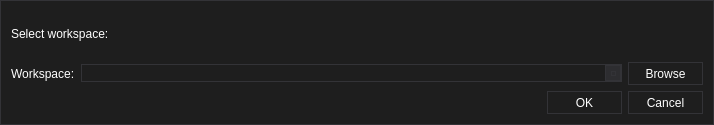
<?xml version="1.0" encoding="UTF-8"?>
<ui version="4.0">
 <class>WorkspaceSelectDialog</class>
 <widget class="QDialog" name="WorkspaceSelectDialog">
  <property name="geometry">
   <rect>
    <x>0</x>
    <y>0</y>
    <width>714</width>
    <height>125</height>
   </rect>
  </property>
  <property name="font">
   <font>
    <family>Arial</family>
   </font>
  </property>
  <property name="windowTitle">
   <string>Workspace</string>
  </property>
  <property name="windowIcon">
   <iconset resource="UIDesigner.qrc">
    <normaloff>:/UIDesigner/Resources/UI.png</normaloff>:/UIDesigner/Resources/UI.png</iconset>
  </property>
  <property name="styleSheet">
   <string notr="true">/*
	Copyright 2013 Emanuel Claesson

	Licensed under the Apache License, Version 2.0 (the &quot;License&quot;);
	you may not use this file except in compliance with the License.
	You may obtain a copy of the License at

		http://www.apache.org/licenses/LICENSE-2.0

	Unless required by applicable law or agreed to in writing, software
	distributed under the License is distributed on an &quot;AS IS&quot; BASIS,
	WITHOUT WARRANTIES OR CONDITIONS OF ANY KIND, either express or implied.
	See the License for the specific language governing permissions and
	limitations under the License.
*/

/*
	COLOR_DARK     = #1e1e1e
	COLOR_MEDIUM   = #2d2d30
	COLOR_MEDLIGHT = #333337
	COLOR_LIGHT    = #FFFFFF
	COLOR_ACCENT   = #3f3f46
*/

* {
	background: #1e1e1e;
	color: #FFFFFF;
	border: 1px solid #333337;
}

QWidget::item:selected {
	background: #3f3f46;
}

QCheckBox, QRadioButton {
	border: none;
}

QRadioButton::indicator, QCheckBox::indicator {
	width: 13px;
	height: 13px;
}

QRadioButton::indicator::unchecked, QCheckBox::indicator::unchecked {
	border: 1px solid #333337;
	background: none;
}

QRadioButton::indicator:unchecked:hover, QCheckBox::indicator:unchecked:hover {
	border: 1px solid #FFFFFF;
}

QRadioButton::indicator::checked, QCheckBox::indicator::checked {
	border: 1px solid #333337;
	background: #333337;
}

QRadioButton::indicator:checked:hover, QCheckBox::indicator:checked:hover {
	border: 1px solid #FFFFFF;
	background: #FFFFFF;
}

QGroupBox {
	margin-top: 6px;
}

QGroupBox::title {
	top: -7px;
	left: 7px;
}

QScrollBar {
	border: 1px solid #686868;
	background: #1e1e1e;
}

QScrollBar:horizontal {
	height: 15px;
	margin: 0px 0px 0px 32px;
}

QScrollBar:vertical {
	width: 15px;
	margin: 32px 0px 0px 0px;
}

QScrollBar::handle {
	background: #2d2d30;
	border: 1px solid #333337;
}

QScrollBar::handle:horizontal {
	border-width: 0px 1px 0px 1px;
}

QScrollBar::handle:vertical {
	border-width: 1px 0px 1px 0px;
}

QScrollBar::handle:horizontal {
	min-width: 20px;
}

QScrollBar::handle:vertical {
	min-height: 20px;
}

QScrollBar::add-line, QScrollBar::sub-line {
	background:#2d2d30;
	border: 1px solid #333337;
	subcontrol-origin: margin;
}

QScrollBar::add-line {
	position: absolute;
}

QScrollBar::add-line:horizontal {
	width: 15px;
	subcontrol-position: left;
	left: 15px;
}

QScrollBar::add-line:vertical {
	height: 15px;
	subcontrol-position: top;
	top: 15px;
}

QScrollBar::sub-line:horizontal {
	width: 15px;
	subcontrol-position: top left;
}

QScrollBar::sub-line:vertical {
	height: 15px;
	subcontrol-position: top;
}

QScrollBar:left-arrow, QScrollBar::right-arrow, QScrollBar::up-arrow, QScrollBar::down-arrow {
	border: 1px solid #333337;
	width: 3px;
	height: 3px;
}

QScrollBar::add-page, QScrollBar::sub-page {
	background: none;
}

QAbstractButton:hover {
	background: #2d2d30;
}

QAbstractButton:pressed {
	background: #333337;
}

QAbstractItemView {
	show-decoration-selected: 1;
	selection-background-color: #3f3f46;
	selection-color: #FFFFFF;
	alternate-background-color: #2d2d30;
}

QHeaderView {
	border: 1px solid #333337;
}

QHeaderView::section {
	background: #1e1e1e;
	border: 1px solid #333337;
	padding: 4px;
}

QHeaderView::section:selected, QHeaderView::section::checked {
	background: #2d2d30;
}

QTableView {
	gridline-color: #333337;
}

QTabBar {
	margin-left: 2px;
}

QTabBar::tab {
	border-radius: 0px;
	padding: 4px;
	margin: 4px;
}

QTabBar::tab:selected {
	background: #2d2d30;
}

QComboBox::down-arrow {
	border: 1px solid #333337;
	background: #2d2d30;
}

QComboBox::drop-down {
	border: 1px solid #333337;
	background: #2d2d30;
}

QComboBox::down-arrow {
	width: 3px;
	height: 3px;
	border: 1px solid #333337;
}

QAbstractSpinBox {
	padding-right: 15px;
}

QAbstractSpinBox::up-button, QAbstractSpinBox::down-button {
	border: 1px solid #333337;
	background: #2d2d30;
	subcontrol-origin: border;
}

QAbstractSpinBox::up-arrow, QAbstractSpinBox::down-arrow {
	width: 3px;
	height: 3px;
	border: 1px solid #333337;
}

QSlider {
	border: none;
}

QSlider::groove:horizontal {
	height: 5px;
	margin: 4px 0px 4px 0px;
}

QSlider::groove:vertical {
	width: 5px;
	margin: 0px 4px 0px 4px;
}

QSlider::handle {
	border: 1px solid #333337;
	background: #2d2d30;
}

QSlider::handle:horizontal {
	width: 15px;
	margin: -4px 0px -4px 0px;
}

QSlider::handle:vertical {
	height: 15px;
	margin: 0px -4px 0px -4px;
}

QSlider::add-page:vertical, QSlider::sub-page:horizontal {
	background: #3f3f46;
}

QSlider::sub-page:vertical, QSlider::add-page:horizontal {
	background: #2d2d30;
}

QLabel {
	border: none;
}

QProgressBar {
	text-align: center;
}

QProgressBar::chunk {
	width: 1px;
	background-color: #3f3f46;
}

QMenu::separator {
	background: #2d2d30;
}</string>
  </property>
  <property name="locale">
   <locale language="English" country="UnitedStates"/>
  </property>
  <layout class="QVBoxLayout" name="verticalLayout">
   <item>
    <widget class="QLabel" name="label">
     <property name="sizePolicy">
      <sizepolicy hsizetype="Preferred" vsizetype="Preferred">
       <horstretch>0</horstretch>
       <verstretch>0</verstretch>
      </sizepolicy>
     </property>
     <property name="font">
      <font>
       <family>Arial</family>
       <weight>50</weight>
       <bold>false</bold>
      </font>
     </property>
     <property name="styleSheet">
      <string notr="true"/>
     </property>
     <property name="text">
      <string>Select workspace:</string>
     </property>
    </widget>
   </item>
   <item>
    <layout class="QHBoxLayout" name="horizontalLayout_2">
     <item>
      <widget class="QLabel" name="label_2">
       <property name="font">
        <font>
         <family>Arial</family>
        </font>
       </property>
       <property name="text">
        <string>Workspace:</string>
       </property>
      </widget>
     </item>
     <item>
      <widget class="QComboBox" name="_pathBox">
       <property name="sizePolicy">
        <sizepolicy hsizetype="Expanding" vsizetype="Fixed">
         <horstretch>0</horstretch>
         <verstretch>0</verstretch>
        </sizepolicy>
       </property>
       <property name="font">
        <font>
         <family>Arial</family>
        </font>
       </property>
      </widget>
     </item>
     <item>
      <widget class="QPushButton" name="_browseBtn">
       <property name="minimumSize">
        <size>
         <width>75</width>
         <height>23</height>
        </size>
       </property>
       <property name="baseSize">
        <size>
         <width>75</width>
         <height>23</height>
        </size>
       </property>
       <property name="font">
        <font>
         <family>Arial</family>
        </font>
       </property>
       <property name="text">
        <string>Browse</string>
       </property>
      </widget>
     </item>
    </layout>
   </item>
   <item>
    <layout class="QHBoxLayout" name="horizontalLayout">
     <item>
      <spacer name="horizontalSpacer">
       <property name="orientation">
        <enum>Qt::Horizontal</enum>
       </property>
       <property name="sizeHint" stdset="0">
        <size>
         <width>40</width>
         <height>20</height>
        </size>
       </property>
      </spacer>
     </item>
     <item>
      <widget class="QPushButton" name="_okBtn">
       <property name="minimumSize">
        <size>
         <width>75</width>
         <height>23</height>
        </size>
       </property>
       <property name="font">
        <font>
         <family>Arial</family>
        </font>
       </property>
       <property name="text">
        <string>OK</string>
       </property>
      </widget>
     </item>
     <item>
      <widget class="QPushButton" name="_cancelBtn">
       <property name="minimumSize">
        <size>
         <width>75</width>
         <height>23</height>
        </size>
       </property>
       <property name="font">
        <font>
         <family>Arial</family>
        </font>
       </property>
       <property name="text">
        <string>Cancel</string>
       </property>
      </widget>
     </item>
    </layout>
   </item>
  </layout>
 </widget>
 <resources>
  <include location="UIDesigner.qrc"/>
 </resources>
 <connections>
  <connection>
   <sender>_cancelBtn</sender>
   <signal>clicked()</signal>
   <receiver>WorkspaceSelectDialog</receiver>
   <slot>reject()</slot>
   <hints>
    <hint type="sourcelabel">
     <x>639</x>
     <y>106</y>
    </hint>
    <hint type="destinationlabel">
     <x>638</x>
     <y>116</y>
    </hint>
   </hints>
  </connection>
 </connections>
</ui>
